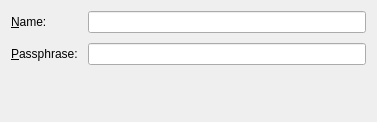
<?xml version="1.0" encoding="UTF-8"?>
<ui version="4.0">
 <class>DecryptLuksDialogWidgetBase</class>
 <widget class="QWidget" name="DecryptLuksDialogWidgetBase">
  <property name="geometry">
   <rect>
    <x>0</x>
    <y>0</y>
    <width>377</width>
    <height>122</height>
   </rect>
  </property>
  <layout class="QVBoxLayout" name="verticalLayout_2">
   <property name="spacing">
    <number>10</number>
   </property>
   <item>
    <layout class="QGridLayout" name="gridLayout">
     <item row="2" column="0">
      <widget class="QLabel" name="label_Name">
       <property name="text">
        <string>&amp;Name:</string>
       </property>
       <property name="buddy">
        <cstring>m_LineEditName</cstring>
       </property>
      </widget>
     </item>
     <item row="2" column="1">
      <widget class="QLineEdit" name="m_LineEditName"/>
     </item>
     <item row="3" column="0">
      <widget class="QLabel" name="label_Pass">
       <property name="text">
        <string>&amp;Passphrase:</string>
       </property>
       <property name="buddy">
        <cstring>m_LineEditPassphrase</cstring>
       </property>
      </widget>
     </item>
     <item row="3" column="1">
      <widget class="QLineEdit" name="m_LineEditPassphrase">
       <property name="echoMode">
        <enum>QLineEdit::Password</enum>
       </property>
      </widget>
     </item>
    </layout>
   </item>
   <item>
    <spacer name="verticalSpacer">
     <property name="orientation">
      <enum>Qt::Vertical</enum>
     </property>
     <property name="sizeType">
      <enum>QSizePolicy::MinimumExpanding</enum>
     </property>
     <property name="sizeHint" stdset="0">
      <size>
       <width>20</width>
       <height>20</height>
      </size>
     </property>
    </spacer>
   </item>
  </layout>
 </widget>
 <resources/>
 <connections/>
</ui>
